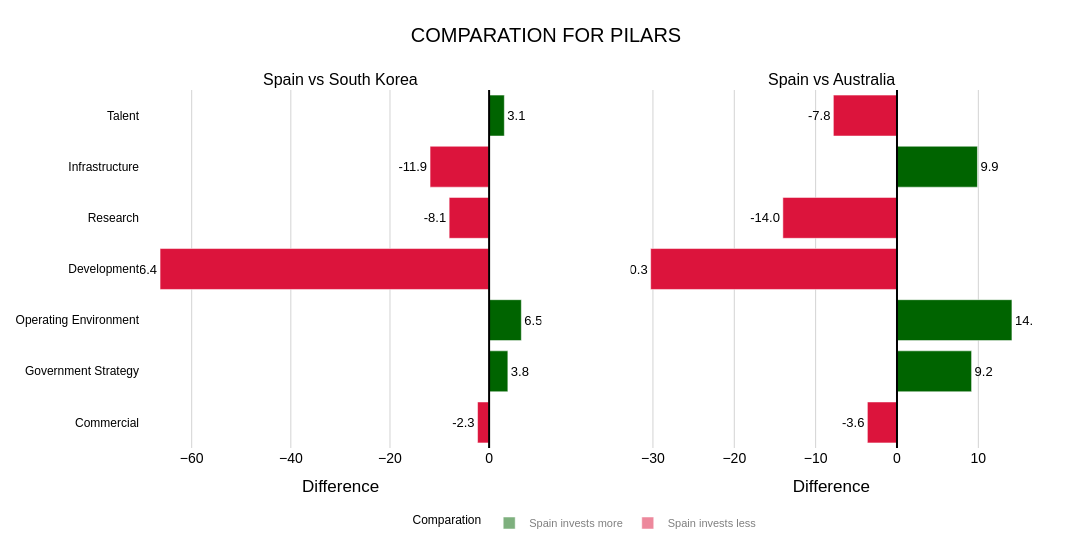

This figure's notebook cell:
### Markdown cell above
## Q9: In which AI investment pillars does Spain differ from South Korea and Australia? What is the magnitude of this gap?

### Code cell
from plotly.subplots import make_subplots
import plotly.graph_objects as go

# =====================================================================================
# España vs South Korea y España vs Australia (DOS SUBPLOTS)
# =====================================================================================

# Perfiles numéricos limpios
spain_vals = df[df['Country'] == 'Spain'][pillars].iloc[0].astype(float).values
korea_vals = df[df['Country'] == 'South Korea'][pillars].iloc[0].astype(float).values
aus_vals   = df[df['Country'] == 'Australia'][pillars].iloc[0].astype(float).values

# Diferencias: España - país
diff_korea = spain_vals - korea_vals
diff_aus   = spain_vals - aus_vals

diff_korea_rounded = [round(x, 1) for x in diff_korea]      # Recorre los valores de diff_korea y redondea cada uno a 1 decimal
diff_aus_rounded   = [round(x, 1) for x in diff_aus]

# Colores: rojo si España está por debajo, verde si por encima
colors_korea = ['crimson'  if x < 0 else 'darkgreen' for x in diff_korea]
colors_aus   = ['crimson'  if x < 0 else 'darkgreen' for x in diff_aus]

# FIGURA CON 2 SUBPLOTS HORIZONTALES
fig8c = make_subplots(
    rows=1, cols=2,
    shared_yaxes=True,      # Comparte el eje Y entre los dos subplots --> los pilares (eje Y) serán los mismos y estarán alineados
    subplot_titles=("Spain vs South Korea", "Spain vs Australia")
)

# --- Subplot 1: España vs South Korea ---
fig8c.add_trace(
    go.Bar(
        y=pillars,
        x=diff_korea,
        orientation='h',
        marker_color=colors_korea,      # para cada barra, color según si España está por encima o por debajo
        text=diff_korea_rounded,        # Texto que aparece sobre cada barra (la diferencia numérica redondeada)
        textposition='outside',            # Sitúa el texto fuera del extremo de la barra (a la derecha si es positiva, a la izquierda si es negativa)
        textfont=dict(size=13, color="black"),
        name='Spain - South Korea', 
        showlegend=False                # Porque no queremos tener una leyenda por subplot sino una global (por eso hacemos acontinuacnion dos trazas mas)
    ),
    row=1, col=1            # traza numero 1 en fila 1, columna 1
)

# Línea x=0 en el primer subplot
fig8c.add_vline(x=0, line_width=2, line_color="black", row=1, col=1)

# --- Subplot 2: España vs Australia ---
fig8c.add_trace(
    go.Bar(
        y=pillars,
        x=diff_aus,
        orientation='h',
        marker_color=colors_aus,
        text=diff_aus_rounded,
        textposition='outside',
        textfont=dict(size=13, color="black"),
        name='Spain - Australia', 
        showlegend=False 
    ),
    row=1, col=2                # traza numero 2 en fila 1, columna 2
)

# === SOLO PARA LA LEYENDA ===
fig8c.add_trace(
    go.Bar(
        x=[0], y=[""],
        marker_color='darkgreen',           # para que salga el cuadradito verde en la leyenda
        name="Spain invests more",
        visible='legendonly'      # ¡OJO! “no dibujes la barra en el gráfico, muéstrala solo en la leyenda”
    ),
    row=1, col=1        # asociado al subplot 1
)

fig8c.add_trace(
    go.Bar(
        x=[0], y=[""],
        marker_color='crimson',
        name="Spain invests less",
        visible='legendonly'
    ),
    row=1, col=1
)

# Línea x=0 en el segundo subplot
fig8c.add_vline(x=0, line_width=2, line_color="black", row=1, col=2)

# Ejes y estética
fig8c.update_xaxes(
    title="Difference",
    gridcolor="lightgray",
    row=1, col=1
)
fig8c.update_xaxes(
    title="Difference",
    gridcolor="lightgray",
    row=1, col=2
)

fig8c.update_yaxes(
    autorange="reversed",  # para que el primer pilar aparezca arriba --> Invierte el orden de las categorías en el eje Y
    tickfont=dict(size=12),
    row=1, col=1
)

fig8c.update_layout(
    height=550,
    width=1100,
    template="plotly_white",
    font=dict(family="Arial", size=14, color = "Black"),
    margin=dict(l=140, r=60, t=90, b=60),
    legend=dict(
        orientation="h",
        yanchor="bottom",
        y=-0.25,
        xanchor="center",
        x=0.5,
        title=dict(text="Comparation")
    ),
    legend_font_size=11,        # tamaño del texto de la leyenda
    legend_title_font_size=12,              # tamaño del texto "Comparación"
    title=dict(
        text="COMPARATION FOR PILARS",
        x=0.5,
        y=0.95   # (0=abajo, 1=arriba)
    )
)

fig8c.show()

### Figure 1 — Plotly figure (JSON) as saved in the notebook; plotly's stock layout.template omitted (floating-point values rounded to 4 significant figures)
{"data": [{"marker": {"color": ["darkgreen", "crimson", "crimson", "crimson", "darkgreen", "darkgreen", "crimson"]}, "name": "Spain - South Korea", "orientation": "h", "showlegend": false, "text": ["3.1", "-11.9", "-8.1", "-66.4", "6.5", "3.8", "-2.3"], "textfont": {"color": "black", "size": 13}, "textposition": "outside", "type": "bar", "x": [3.07, -11.91, -8.06, -66.38, 6.5, 3.78, -2.33], "xaxis": "x", "y": ["Talent", "Infrastructure", "Research", "Development", "Operating Environment", "Government Strategy", "Commercial"], "yaxis": "y"}, {"marker": {"color": ["crimson", "darkgreen", "crimson", "crimson", "darkgreen", "darkgreen", "crimson"]}, "name": "Spain - Australia", "orientation": "h", "showlegend": false, "text": ["-7.8", "9.9", "-14.0", "-30.3", "14.1", "9.2", "-3.6"], "textfont": {"color": "black", "size": 13}, "textposition": "outside", "type": "bar", "x": [-7.82, 9.89, -14.03, -30.28, 14.13, 9.17, -3.64], "xaxis": "x2", "y": ["Talent", "Infrastructure", "Research", "Development", "Operating Environment", "Government Strategy", "Commercial"], "yaxis": "y2"}, {"marker": {"color": "darkgreen"}, "name": "Spain invests more", "type": "bar", "visible": "legendonly", "x": [0], "xaxis": "x", "y": [""], "yaxis": "y"}, {"marker": {"color": "crimson"}, "name": "Spain invests less", "type": "bar", "visible": "legendonly", "x": [0], "xaxis": "x", "y": [""], "yaxis": "y"}], "layout": {"annotations": [{"font": {"size": 16}, "showarrow": false, "text": "Spain vs South Korea", "x": 0.225, "xanchor": "center", "xref": "paper", "y": 1, "yanchor": "bottom", "yref": "paper"}, {"font": {"size": 16}, "showarrow": false, "text": "Spain vs Australia", "x": 0.775, "xanchor": "center", "xref": "paper", "y": 1, "yanchor": "bottom", "yref": "paper"}], "font": {"color": "Black", "family": "Arial", "size": 14}, "height": 550, "legend": {"font": {"size": 11}, "orientation": "h", "title": {"font": {"size": 12}, "text": "Comparation"}, "x": 0.5, "xanchor": "center", "y": -0.25, "yanchor": "bottom"}, "margin": {"b": 60, "l": 140, "r": 60, "t": 90}, "shapes": [{"line": {"color": "black", "width": 2}, "type": "line", "x0": 0, "x1": 0, "xref": "x", "y0": 0, "y1": 1, "yref": "y domain"}, {"line": {"color": "black", "width": 2}, "type": "line", "x0": 0, "x1": 0, "xref": "x2", "y0": 0, "y1": 1, "yref": "y2 domain"}], "title": {"text": "COMPARATION FOR PILARS", "x": 0.5, "y": 0.95}, "width": 1100, "xaxis": {"anchor": "y", "domain": [0, 0.45], "gridcolor": "lightgray", "title": {"text": "Difference"}}, "xaxis2": {"anchor": "y2", "domain": [0.55, 1], "gridcolor": "lightgray", "title": {"text": "Difference"}}, "yaxis": {"anchor": "x", "autorange": "reversed", "domain": [0, 1], "tickfont": {"size": 12}}, "yaxis2": {"anchor": "x2", "domain": [0, 1], "matches": "y", "showticklabels": false}}}
